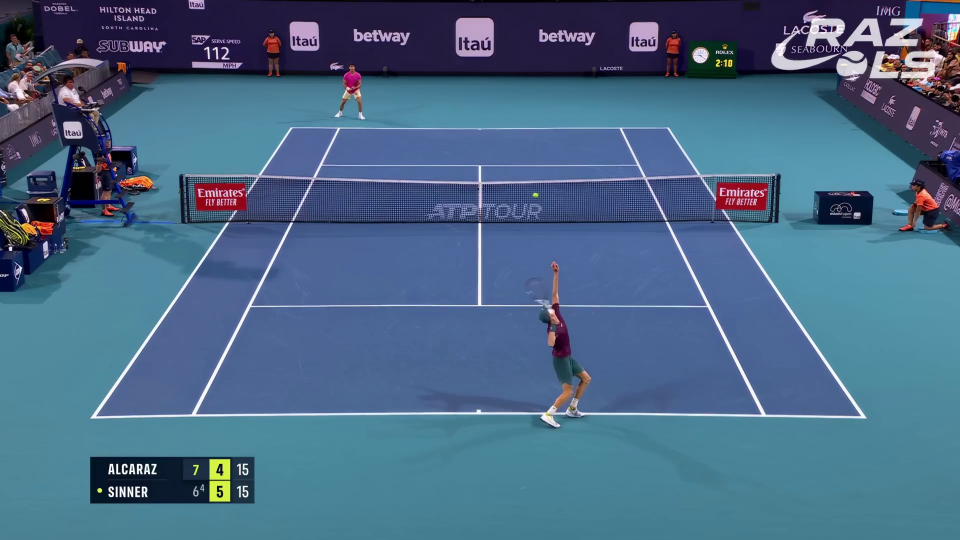
#> input picture tennis-ball-detection-6/sinner_alcaraz_dataset/sinner_0000.jpg, 1920 x 1080 px (shown at 1/2 size)
$ python -i court_detector.py   (imports and definitions only)
#> lines starting #> are read from the running program, lines starting #| are printed output that depends on the picture
#> further down, picture is the input picture: shape (1080, 1920, 3); mean B, G, R 133.6, 104.3, 73.8
"""Court line detection module for tennis court analysis.

This module detects tennis court lines to:
- Improve spatial calibration
- Detect shot zones more accurately
- Classify forehand vs backhand based on court position
- Track net position and service boxes

Usage:
    detector = CourtDetector()
    court_lines = detector.detect_lines(frame)
    net_position = detector.get_net_position()
"""

import cv2
import numpy as np
from typing import Dict, List, Tuple, Optional


class CourtDetector:
    """Detects tennis court lines and key features."""

    def __init__(self, frame_width=1280, frame_height=720):
        """Initialize court detector.

        Args:
            frame_width: Video frame width
            frame_height: Video frame height
        """
        self.width = frame_width
        self.height = frame_height
        self.court_lines = None
        self.net_position = None
        self.baseline_left = None
        self.baseline_right = None
        self.service_line = None
        self.sidelines = None

    def detect_lines(self, frame, use_cache=True):
        """Detect court lines using edge detection and Hough transform.

        Args:
            frame: Input frame
            use_cache: Use cached lines if available

        Returns:
            Dictionary of detected lines
        """
#> called with use_cache = True
        if use_cache and self.court_lines is not None:
            return self.court_lines

        # Convert to grayscale
        gray = cv2.cvtColor(frame, cv2.COLOR_BGR2GRAY)
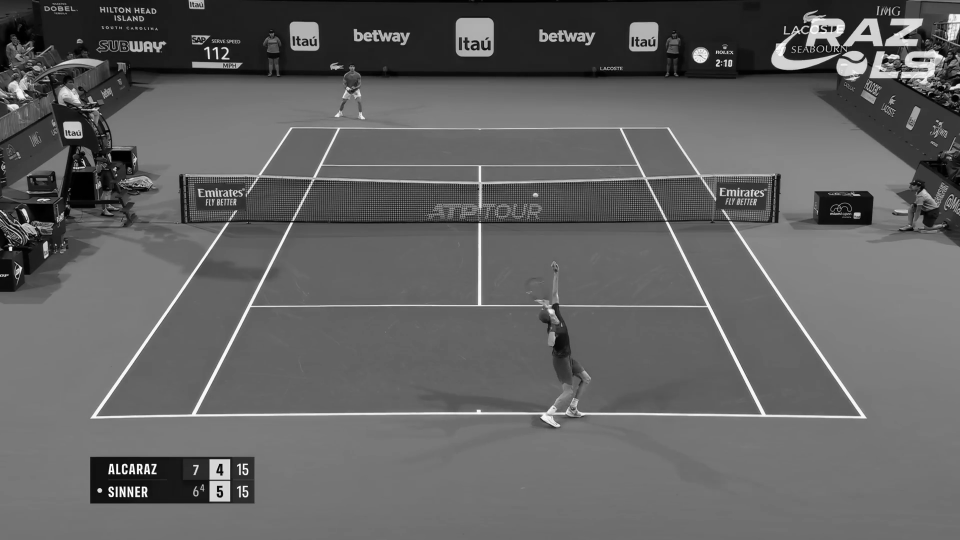
#> gray: shape (1080, 1920) (shown at 1/2 size); min 0, max 255, mean 98.5

        # Apply Gaussian blur to reduce noise
        blurred = cv2.GaussianBlur(gray, (5, 5), 0)

        # Edge detection
        edges = cv2.Canny(blurred, 50, 150, apertureSize=3)
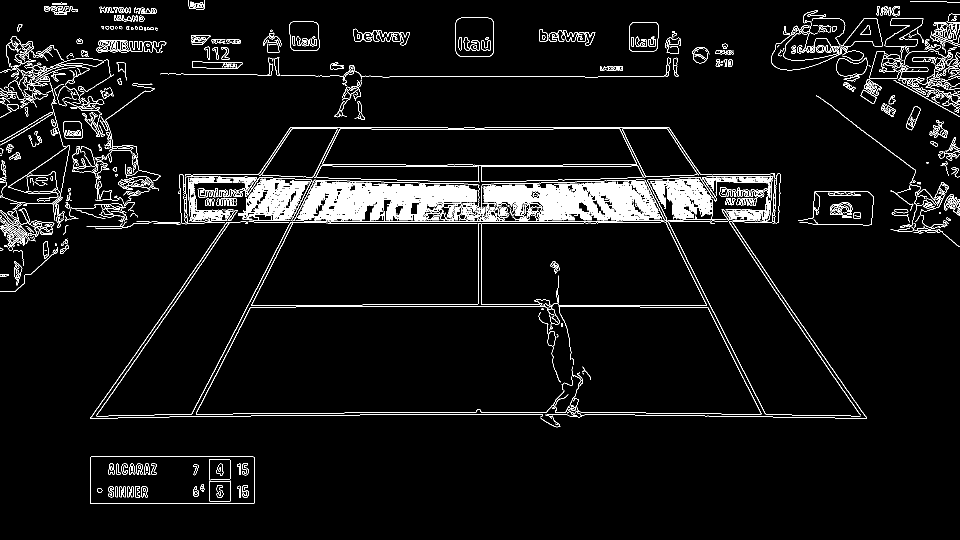
#> edges: shape (1080, 1920) (shown at 1/2 size); 4.9% white in thin lines or dots

        # Detect lines using Hough transform
        lines = cv2.HoughLinesP(
            edges,
            rho=1,
            theta=np.pi/180,
            threshold=100,
            minLineLength=100,
            maxLineGap=10
        )
#> lines = 266 rows, first 6: [530, 397, 1432, 397], [783, 401, 1207, 401], [521, 385, 1560, 385], [1371, 381, 1559, 381], [1074, 407, 1330, 407], [492, 399, 1207, 399]

        if lines is None:
            return self._get_default_court()

        # Classify lines
        horizontal_lines = []
        vertical_lines = []

        for line in lines:
            x1, y1, x2, y2 = line[0]

            # Calculate angle
            angle = abs(np.arctan2(y2 - y1, x2 - x1) * 180 / np.pi)

            # Classify as horizontal or vertical
            if angle < 20 or angle > 160:  # Horizontal
                horizontal_lines.append((x1, y1, x2, y2))
            elif 70 < angle < 110:  # Vertical
                vertical_lines.append((x1, y1, x2, y2))
#> this loop made 266 passes
#> (x1, y1, x2, y2, angle) on passes 1 to 3: (530, 397, 1432, 397, 0), (783, 401, 1207, 401, 0), (521, 385, 1560, 385, 0)
#> after the loop, horizontal_lines = 237 items, first 6: (530, 397, 1432, 397), (783, 401, 1207, 401), (521, 385, 1560, 385), (1371, 381, 1559, 381), (1074, 407, 1330, 407), (492, 399, 1207, 399); vertical_lines = [(962, 608, 962, 408), (956, 607, 956, 447)]

        # Find major horizontal lines (baselines, service lines, net)
        self._find_major_lines(horizontal_lines, vertical_lines)

        self.court_lines = {
            'horizontal': horizontal_lines,
            'vertical': vertical_lines,
            'net_y': self.net_position,
            'baseline_left_y': self.baseline_left,
            'baseline_right_y': self.baseline_right,
            'service_line_y': self.service_line
        }

        return self.court_lines

    def _find_major_lines(self, h_lines, v_lines):
        """Find major court lines (net, baselines, service lines)."""
        if not h_lines:
            self._set_default_positions()
            return

        # Sort horizontal lines by y position
        h_lines_sorted = sorted(h_lines, key=lambda l: (l[1] + l[3]) / 2)
#> h_lines_sorted = 237 items, first 6: (209, 13, 312, 20), (200, 14, 312, 21), (199, 15, 312, 23), (200, 17, 311, 26), (200, 21, 310, 27), (203, 54, 315, 58)

        # Net is typically near middle
        middle_idx = len(h_lines_sorted) // 2
#> middle_idx = 118
        if h_lines_sorted:
            net_line = h_lines_sorted[middle_idx]
#> net_line = (783, 402, 1266, 402)
            self.net_position = int((net_line[1] + net_line[3]) / 2)
#> self.net_position = 402

        # Baselines are at top and bottom
        if len(h_lines_sorted) >= 2:
            top_line = h_lines_sorted[0]
#> top_line = (209, 13, 312, 20)
            bottom_line = h_lines_sorted[-1]
#> bottom_line = (180, 1006, 508, 1006)
            self.baseline_left = int((top_line[1] + top_line[3]) / 2)
#> self.baseline_left = 16
            self.baseline_right = int((bottom_line[1] + bottom_line[3]) / 2)
#> self.baseline_right = 1006

        # Service line is between net and baseline
        if len(h_lines_sorted) >= 3:
            service_idx = middle_idx // 2 if middle_idx > 0 else 1
#> service_idx = 59
            service_line = h_lines_sorted[service_idx]
#> service_line = (1173, 369, 1433, 365)
            self.service_line = int((service_line[1] + service_line[3]) / 2)
#> self.service_line = 367

        if self.net_position is None:
            self._set_default_positions()

    # [161 lines left out: functions _set_default_positions, _get_default_court, get_court_side, get_forehand_backhand, is_in_service_box, draw_court_lines and 1 more, not called in this run]

>>> import cv2
>>> picture = cv2.imread('tennis-ball-detection-6/sinner_alcaraz_dataset/sinner_0000.jpg')
>>> result = CourtDetector().detect_lines(picture)
#> result = 6 items
